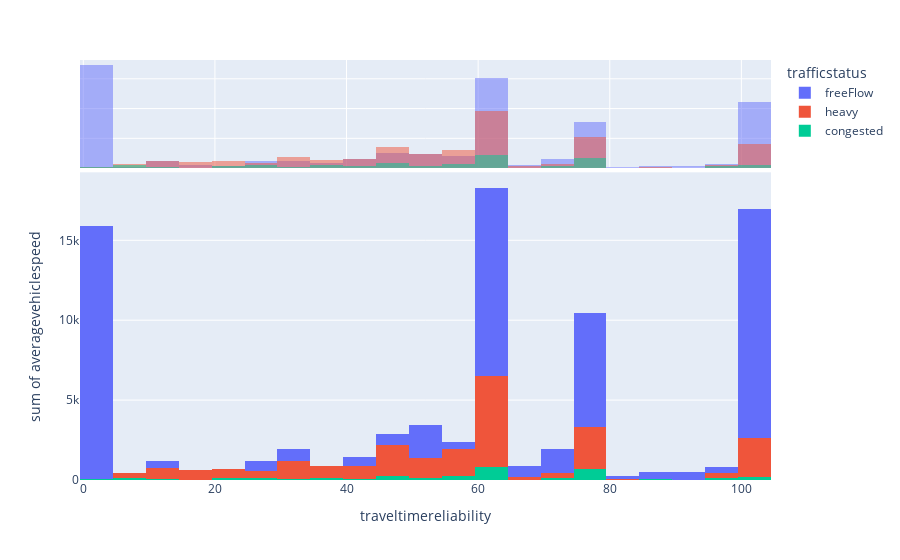

Here is the notebook cell this chart was saved with:
### Markdown cell above
At This Histogram we will see the distribution between the travel time realiabilty and the average Speed but first we need to know what is travel time realiabilty means:

Someone who has a consistent 45-minute commute
has what you would call a reliable commute, as
long as the daily travel time doesn’t vary beyond
what they consider reasonable. But someone who
never knows from day to day whether it will take
30 minutes or an hour has an unreliable commute.
That uncertainty prompts people to pad their
commute time. Traffic planners call that padding
“Buffer Time,” the time one must add to reach
their destination as planned. 

Measuring and calculating that “Buffer Time”
creates what is called a “Buffer Time Index.”
Caltrans uses this index to identify which corridors
require assistance in smoothing out delays and
helps us measure the effectiveness of our solutions.

![image.png](attachment:image.png)

• Reliable travel means drivers need to add less than 20 percent travel time to the average trip to get to their destination on time 95 percent of the time. For example, on a 45-minute commute, drivers would need to pad their commute by nine minutes or less. 

• Moderately unreliable travel requires drivers to add 20 to 40 percent of travel time to get there on time 95 percent of the  time (padding their commute by as much as 18 minutes in a 45-minute commute). 


•  Unreliable travel means drivers must add more than 40 percent of travel time to get there on time 95 percent of the time (padding their commute by more than 18 minutes in a 45-minute commute).

Buffer Index (BI) is a measure of trip reliability that expresses the amount of extra
buffer time needed to be on time for 95 percent of the trips. This measure allows the traveler to
estimate the extra percent of travel time that the trip may take due to varying congestion level.

### Code cell
# From What is said the drivers realiabity percentage that ranges from 0 -4 is highly realaiable time which means that the drivers are sure from the time they will arrive to thier destinations 
# Thus in order the drivers be sure that they will arrive on time the fraffic status should be a 90 % free flow which is actually representef in this histogram
# Thus thats another example that shows us that this data is data is logicaly arranged which means that it's a real world case.
fig = px.histogram(df, 
             x='traveltimereliability', 
             y='averagevehiclespeed',
             color='trafficstatus',
             marginal='histogram') 
fig.show()

### Figure 1 — Plotly figure (JSON) as saved in the notebook; plotly's stock layout.template omitted (floating-point values rounded to 4 significant figures; data arrays with more than 128 entries replaced by an {"elided": "..."} marker saying what was removed)
{"data": [{"alignmentgroup": "True", "bingroup": "x", "histfunc": "sum", "hovertemplate": "trafficstatus=freeFlow<br>traveltimereliability=%{x}<br>sum of averagevehiclespeed=%{y}<extra></extra>", "legendgroup": "freeFlow", "marker": {"color": "#636efa", "pattern": {"shape": ""}}, "name": "freeFlow", "offsetgroup": "freeFlow", "orientation": "v", "showlegend": true, "type": "histogram", "x": {"elided": "1376 int values"}, "xaxis": "x", "y": {"elided": "1376 int values"}, "yaxis": "y"}, {"alignmentgroup": "True", "bingroup": "x", "hovertemplate": "trafficstatus=freeFlow<br>traveltimereliability=%{x}<br>count=%{y}<extra></extra>", "legendgroup": "freeFlow", "marker": {"color": "#636efa", "pattern": {"shape": ""}}, "name": "freeFlow", "offsetgroup": "freeFlow", "opacity": 0.5, "showlegend": false, "type": "histogram", "x": {"elided": "1376 int values"}, "xaxis": "x2", "yaxis": "y2"}, {"alignmentgroup": "True", "bingroup": "x", "histfunc": "sum", "hovertemplate": "trafficstatus=heavy<br>traveltimereliability=%{x}<br>sum of averagevehiclespeed=%{y}<extra></extra>", "legendgroup": "heavy", "marker": {"color": "#EF553B", "pattern": {"shape": ""}}, "name": "heavy", "offsetgroup": "heavy", "orientation": "v", "showlegend": true, "type": "histogram", "x": {"elided": "791 int values"}, "xaxis": "x", "y": {"elided": "791 int values"}, "yaxis": "y"}, {"alignmentgroup": "True", "bingroup": "x", "hovertemplate": "trafficstatus=heavy<br>traveltimereliability=%{x}<br>count=%{y}<extra></extra>", "legendgroup": "heavy", "marker": {"color": "#EF553B", "pattern": {"shape": ""}}, "name": "heavy", "offsetgroup": "heavy", "opacity": 0.5, "showlegend": false, "type": "histogram", "x": {"elided": "791 int values"}, "xaxis": "x2", "yaxis": "y2"}, {"alignmentgroup": "True", "bingroup": "x", "histfunc": "sum", "hovertemplate": "trafficstatus=congested<br>traveltimereliability=%{x}<br>sum of averagevehiclespeed=%{y}<extra></extra>", "legendgroup": "congested", "marker": {"color": "#00cc96", "pattern": {"shape": ""}}, "name": "congested", "offsetgroup": "congested", "orientation": "v", "showlegend": true, "type": "histogram", "x": {"elided": "202 int values"}, "xaxis": "x", "y": {"elided": "202 int values"}, "yaxis": "y"}, {"alignmentgroup": "True", "bingroup": "x", "hovertemplate": "trafficstatus=congested<br>traveltimereliability=%{x}<br>count=%{y}<extra></extra>", "legendgroup": "congested", "marker": {"color": "#00cc96", "pattern": {"shape": ""}}, "name": "congested", "offsetgroup": "congested", "opacity": 0.5, "showlegend": false, "type": "histogram", "x": {"elided": "202 int values"}, "xaxis": "x2", "yaxis": "y2"}], "layout": {"barmode": "overlay", "legend": {"title": {"text": "trafficstatus"}, "tracegroupgap": 0}, "margin": {"t": 60}, "xaxis": {"anchor": "y", "domain": [0, 1], "title": {"text": "traveltimereliability"}}, "xaxis2": {"anchor": "y2", "domain": [0, 1], "matches": "x", "showgrid": true, "showticklabels": false}, "yaxis": {"anchor": "x", "domain": [0, 0.7326], "title": {"text": "sum of averagevehiclespeed"}}, "yaxis2": {"anchor": "x2", "domain": [0.7426, 1], "matches": "y2", "showgrid": true, "showline": false, "showticklabels": false, "ticks": ""}}}
